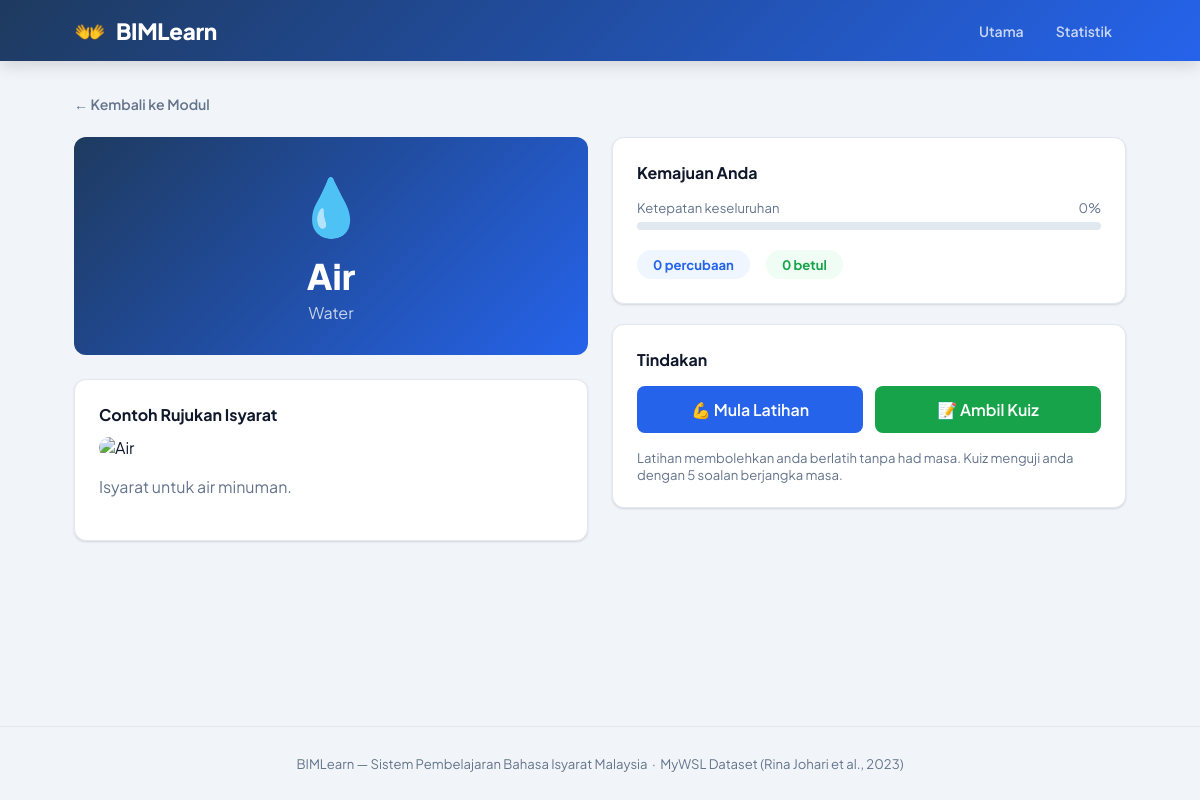
Screenshot of /module/air with the database file from the repository.
### models.py (models this page shows, shortened)
class Word(db.Model):
    __tablename__ = "words"
    id          = db.Column(db.Integer, primary_key=True)
    slug        = db.Column(db.String(32), unique=True, nullable=False)  # "makan"
    label_ms    = db.Column(db.String(64), nullable=False)               # "Makan"
    label_en    = db.Column(db.String(64), nullable=False)               # "Eat"
    emoji       = db.Column(db.String(8),  nullable=False)
    description = db.Column(db.Text, default="")
    progress    = db.relationship("ModuleProgress",  back_populates="word", uselist=False)
    practices   = db.relationship("PracticeAttempt", back_populates="word")
    quiz_items  = db.relationship("QuizAttempt",     back_populates="target_word")

class ModuleProgress(db.Model):
    __tablename__ = "module_progress"
    id           = db.Column(db.Integer, primary_key=True)
    word_id      = db.Column(db.Integer, db.ForeignKey("words.id"), unique=True, nullable=False)
    progress_pct = db.Column(db.Float,   default=0.0)      # 0–100
    attempts     = db.Column(db.Integer, default=0)
    correct      = db.Column(db.Integer, default=0)
    last_seen    = db.Column(db.DateTime, nullable=True)
    word         = db.relationship("Word", back_populates="progress")

### app.py (the view)
    @app.route("/module/<slug>")
    def module(slug):
        word = Word.query.filter_by(slug=slug).first_or_404()
        return render_template("module.html", word=word)

### templates/module.html (shortened to what this page needs)
{% extends "base.html" %}
{% block content %}
<a class="back-link" href="/">← Kembali ke Modul</a>
{% set prog = word.progress %}
{% set pct  = prog.progress_pct if prog else 0 %}
<div class="module-layout">
  <div>
    <div class="word-hero">
      <div class="emoji">{{ word.emoji }}</div>
      <h1>{{ word.label_ms }}</h1>
      <div class="en">{{ word.label_en }}</div>
    </div>
    <div class="card">
      <div style="font-weight:700;margin-bottom:12px;">Contoh Rujukan Isyarat</div>
      <img src="/static/signs/{{ word.slug }}.jpg"
      class="ref-img" alt="{{ word.label_ms }}">
      <div class="desc-box">{{ word.description }}</div>
    </div>
  </div>
  <div>
    <div class="card" style="margin-bottom:20px;">
      <div style="font-weight:700;margin-bottom:16px;">Kemajuan Anda</div>
      <div style="display:flex;justify-content:space-between;font-size:.82rem;color:var(--muted);margin-bottom:6px;">
        <span>Ketepatan keseluruhan</span><span>{{ pct|int }}%</span>
      </div>
      <div class="progress-track" style="margin-bottom:20px;">
      </div>
      <div class="stat-row">
        <div class="stat-pill">{{ (prog.attempts if prog else 0) }} percubaan</div>
        <div class="stat-pill green">{{ (prog.correct if prog else 0) }} betul</div>
      </div>
    </div>
    <div class="card">
      <div style="font-weight:700;margin-bottom:16px;">Tindakan</div>
      <div class="action-row">
        <a class="btn btn-blue btn-lg" href="/practice/{{ word.slug }}">
          💪 Mula Latihan
        </a>
        <a class="btn btn-green btn-lg" href="/quiz/{{ word.slug }}">
          📝 Ambil Kuiz
        </a>
      </div>
      <p style="margin-top:16px;font-size:.82rem;color:var(--muted);">
        Latihan membolehkan anda berlatih tanpa had masa.
        Kuiz menguji anda dengan 5 soalan berjangka masa.
      </p>
    </div>
  </div>
</div>
{% endblock %}

### templates/base.html (style rules this page uses)
*, *::before, *::after { box-sizing: border-box; margin: 0; padding: 0; }
:root { --blue: #2563eb; --blue-d: #1d4ed8; --blue-l: #eff6ff; --green: #16a34a; --green-l: #f0fdf4; --red: #dc2626; --red-l: #fef2f2; --amber: #d97706; --amber-l: #fffbeb; --bg: #f1f5f9; --white: #ffffff; --border: #e2e8f0; --text: #0f172a; --muted: #64748b; --radius: 12px; --shadow: 0 1px 3px rgba(0,0,0,.08), 0 1px 2px rgba(0,0,0,.06); --shadow-md: 0 4px 12px rgba(0,0,0,.08); }
body { font-family: 'Plus Jakarta Sans', sans-serif; background: var(--bg); color: var(--text); min-height: 100vh; display: flex; flex-direction: column; }
.card { background: var(--white); border-radius: var(--radius); border: 1px solid var(--border); box-shadow: var(--shadow); padding: 24px; }
.btn { display: inline-flex; align-items: center; justify-content: center; gap: 6px; padding: 9px 20px; border-radius: 8px; font-family: inherit; font-size: .9rem; font-weight: 600; cursor: pointer; border: none; text-decoration: none; transition: filter .15s, transform .1s; }
.btn-blue { background: var(--blue); color: #fff; }
.btn-green { background: var(--green); color: #fff; }
.btn-lg { padding: 13px 28px; font-size: 1rem; }
.progress-track { height: 8px; background: var(--border); border-radius: 99px; overflow: hidden; }

### rows the page displays
Word: emoji "💧", label_ms "Air", label_en "Water", description "Isyarat untuk air minuman."
ModuleProgress: progress_pct "0", attempts "0", correct "0"
